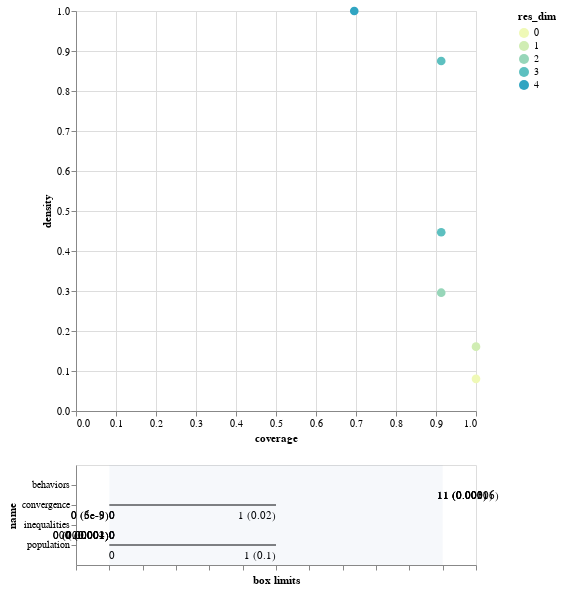

Source (notebook cell):
### Markdown cell above
## SSP4

### Code cell
from ema_workbench.analysis import prim
from ema_workbench.util import ema_logging
import matplotlib.pyplot as plt

x = df_rozenberg.iloc[:,0:7] 
y = df_rozenberg.iloc[:,10].values >=1

prim_alg = prim.Prim(x, y, threshold=0.8, peel_alpha=0.1)
box1 = prim_alg.find_box()

box1.show_tradeoff()
print(box1.resample(4))
box1.inspect(4)
box1.inspect(4, style='graph')

plt.show()
box1.inspect_tradeoff()

### Figure 1 — Vega-Lite specification as saved in the notebook (floating-point values rounded to 4 significant figures)
{"config": {"view": {"continuousWidth": 400, "continuousHeight": 300}}, "vconcat": [{"data": {"name": "data-0ae69af40f66dd131ecb6ef9ad39eedc"}, "mark": {"type": "circle", "size": 75}, "encoding": {"color": {"type": "ordinal", "field": "res_dim", "scale": {"range": ["#eff9b6", "#d0edb3", "#97d6b9", "#5dc0c0", "#31a5c2", "#1f80b8", "#2354a3", "#21318d"]}}, "opacity": {"condition": {"value": 1, "selection": "selector005"}, "value": 0.4}, "tooltip": [{"type": "ordinal", "field": "id"}, {"type": "quantitative", "field": "coverage", "format": ".2"}, {"type": "quantitative", "field": "density", "format": ".2"}, {"type": "ordinal", "field": "res_dim"}], "x": {"type": "quantitative", "field": "coverage"}, "y": {"type": "quantitative", "field": "density"}}, "height": 400, "selection": {"selector005": {"type": "single", "fields": ["id"]}}, "width": 400}, {"layer": [{"data": {"name": "data-8781c1ff7b30627a7f3b6598216f6a4d"}, "mark": "rule", "encoding": {"x": {"type": "quantitative", "axis": {"grid": false, "labels": false, "title": "box limits"}, "field": "x_lower", "scale": {"domain": [0, 1], "padding": 0.1}}, "x2": {"field": "x_upper"}, "y": {"type": "nominal", "field": "name", "scale": {"padding": 1.0}}}, "transform": [{"calculate": "(datum.x1-datum.minimum)/(datum.maximum-datum.minimum)", "as": "x_lower"}, {"calculate": "(datum.x2-datum.minimum)/(datum.maximum-datum.minimum)", "as": "x_upper"}, {"filter": {"selection": "selector005"}}], "width": 400}, {"data": {"name": "data-8781c1ff7b30627a7f3b6598216f6a4d"}, "mark": {"type": "text", "align": "left", "baseline": "top", "dy": 5}, "encoding": {"text": {"type": "ordinal", "field": "text"}, "x": {"type": "quantitative", "axis": {"grid": false, "labels": false, "title": "box limits"}, "field": "x_lower", "scale": {"domain": [0, 1], "padding": 0.1}}, "x2": {"field": "x_upper"}, "y": {"type": "nominal", "field": "name", "scale": {"padding": 1.0}}}, "transform": [{"calculate": "(datum.x1-datum.minimum)/(datum.maximum-datum.minimum)", "as": "x_lower"}, {"calculate": "(datum.x2-datum.minimum)/(datum.maximum-datum.minimum)", "as": "x_upper"}, {"filter": {"selection": "selector005"}}, {"calculate": "datum.qp_lower>0?format(datum.x1, \".2\")+\" (\"+format(datum.qp_lower, \".1~g\")+\")\" :format(datum.x1, \".2\")", "as": "text"}], "width": 400}, {"data": {"name": "data-8781c1ff7b30627a7f3b6598216f6a4d"}, "mark": {"type": "text", "align": "right", "baseline": "top", "dy": 5}, "encoding": {"text": {"type": "ordinal", "field": "text"}, "x": {"type": "quantitative", "field": "x_upper"}, "x2": {"field": "x_upper"}, "y": {"type": "nominal", "field": "name", "scale": {"padding": 1.0}}}, "transform": [{"calculate": "(datum.x1-datum.minimum)/(datum.maximum-datum.minimum)", "as": "x_lower"}, {"calculate": "(datum.x2-datum.minimum)/(datum.maximum-datum.minimum)", "as": "x_upper"}, {"filter": {"selection": "selector005"}}, {"calculate": "datum.qp_upper>0?format(datum.x2, \".2\")+\" (\"+format(datum.qp_upper, \".1\")+\")\" :format(datum.x2, \".2\")", "as": "text"}], "width": 400}, {"data": {"name": "data-bb8d07f6df3d47a6a475317795287b23"}, "mark": {"type": "rect", "opacity": 0.05}, "encoding": {"x": {"type": "quantitative", "field": "start"}, "x2": {"field": "end"}}}, {"data": {"name": "data-d751713988987e9331980363e24189ce"}, "mark": "point", "encoding": {"x": {"type": "quantitative", "field": "x"}, "y": {"type": "nominal", "field": "name"}}, "transform": [{"filter": {"selection": "selector005"}}], "width": 400}, {"data": {"name": "data-d751713988987e9331980363e24189ce"}, "mark": {"type": "text", "align": "center", "baseline": "top", "dy": 5}, "encoding": {"text": {"type": "nominal", "field": "item"}, "x": {"type": "quantitative", "field": "x"}, "y": {"type": "nominal", "field": "name"}}, "transform": [{"filter": {"selection": "selector005"}}], "width": 400}]}], "$schema": "https://vega.github.io/schema/vega-lite/v4.8.1.json", "datasets": {"data-0ae69af40f66dd131ecb6ef9ad39eedc": [{"coverage": 1.0, "density": 0.08042, "id": 0, "mass": 1.0, "mean": 0.08042, "res_dim": 0}, {"coverage": 1.0, "density": 0.1608, "id": 1, "mass": 0.5, "mean": 0.1608, "res_dim": 1}, {"coverage": 0.913, "density": 0.2958, "id": 2, "mass": 0.2483, "mean": 0.2958, "res_dim": 2}, {"coverage": 0.913, "density": 0.4468, "id": 3, "mass": 0.1643, "mean": 0.4468, "res_dim": 3}, {"coverage": 0.913, "density": 0.875, "id": 4, "mass": 0.08392, "mean": 0.875, "res_dim": 3}, {"coverage": 0.6957, "density": 1.0, "id": 5, "mass": 0.05594, "mean": 1.0, "res_dim": 4}], "data-8781c1ff7b30627a7f3b6598216f6a4d": [{"x1": 0.0, "x2": 0.0, "name": "inequalities", "id": 1, "minimum": 0.0, "maximum": 1.0, "qp_lower": -1.0, "qp_upper": 0.001099}, {"x1": 0.0, "x2": 0.0, "name": "inequalities", "id": 2, "minimum": 0.0, "maximum": 1.0, "qp_lower": -1.0, "qp_upper": 0.001096}, {"x1": 1.0, "x2": 1.0, "name": "behaviors", "id": 2, "minimum": 0.0, "maximum": 1.0, "qp_lower": 0.003161, "qp_upper": -1.0}, {"x1": 0.0, "x2": 0.0, "name": "inequalities", "id": 3, "minimum": 0.0, "maximum": 1.0, "qp_lower": -1.0, "qp_upper": 0.0003908}, {"x1": 0.0, "x2": 1.0, "name": "convergence", "id": 3, "minimum": 0.0, "maximum": 2.0, "qp_lower": -1.0, "qp_upper": 0.01527}, {"x1": 1.0, "x2": 1.0, "name": "behaviors", "id": 3, "minimum": 0.0, "maximum": 1.0, "qp_lower": 0.001208, "qp_upper": -1.0}, {"x1": 0.0, "x2": 0.0, "name": "inequalities", "id": 4, "minimum": 0.0, "maximum": 1.0, "qp_lower": -1.0, "qp_upper": 1.158e-05}, {"x1": 0.0, "x2": 0.0, "name": "convergence", "id": 4, "minimum": 0.0, "maximum": 2.0, "qp_lower": -1.0, "qp_upper": 5.815e-09}, {"x1": 1.0, "x2": 1.0, "name": "behaviors", "id": 4, "minimum": 0.0, "maximum": 1.0, "qp_lower": 6.337e-05, "qp_upper": -1.0}, {"x1": 0.0, "x2": 0.0, "name": "inequalities", "id": 5, "minimum": 0.0, "maximum": 1.0, "qp_lower": -1.0, "qp_upper": 1.526e-05}, {"x1": 0.0, "x2": 0.0, "name": "convergence", "id": 5, "minimum": 0.0, "maximum": 2.0, "qp_lower": -1.0, "qp_upper": 3.254e-08}, {"x1": 0.0, "x2": 1.0, "name": "population", "id": 5, "minimum": 0.0, "maximum": 2.0, "qp_lower": -1.0, "qp_upper": 0.1181}, {"x1": 1.0, "x2": 1.0, "name": "behaviors", "id": 5, "minimum": 0.0, "maximum": 1.0, "qp_lower": 0.0001005, "qp_upper": -1.0}], "data-bb8d07f6df3d47a6a475317795287b23": [{"end": 1, "start": 0}], "data-d751713988987e9331980363e24189ce": []}}
